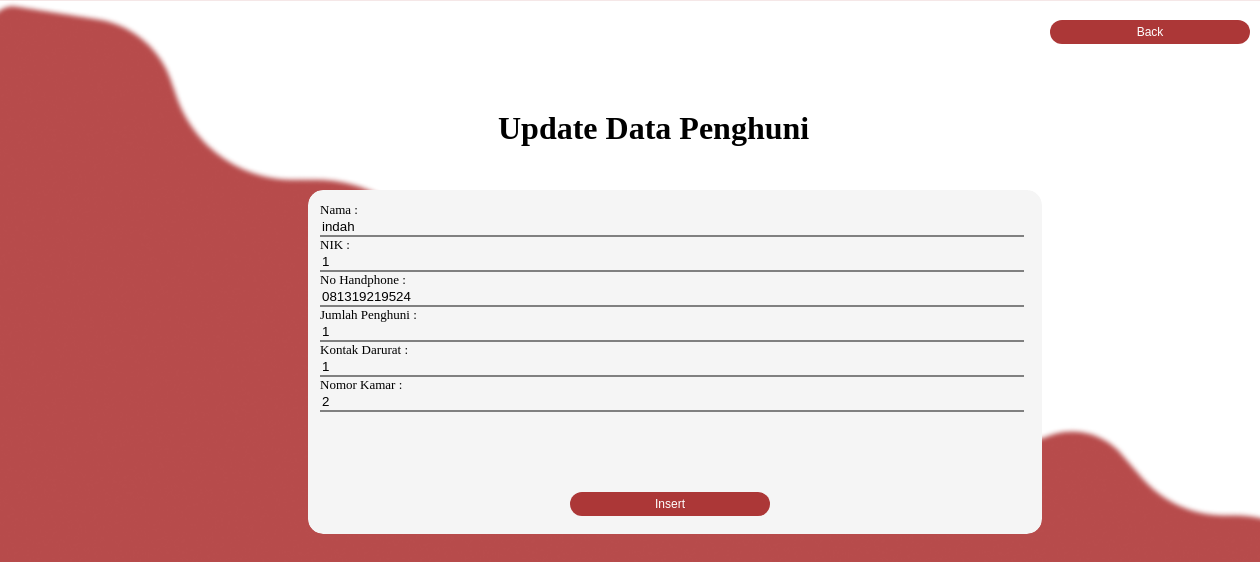
Screenshot of /pages/update_profile.php?nik=1 with the database file from the repository.
### tables this page shows
CREATE TABLE `profile` (
  `nama` varchar(30) NOT NULL,
  `nik` varchar(20) NOT NULL,
  `no_hp` varchar(15) NOT NULL,
  `jml` varchar(10) NOT NULL,
  `kontak` varchar(15) NOT NULL,
  `no_kamar` int(5) NOT NULL
);

### pages/update_profile.php (the view, shortened to what this page needs)
<?php
include 'connection.php';
if(isset($_GET['nik'])){
		$nik = $_GET['nik'];
		$sql = "SELECT * FROM `profile` WHERE `nik`='$nik'";
		$result = mysqli_query($conn, $sql);
		if ($result->num_rows > 0) {
			while ($row = $result->fetch_assoc()) {
				$nama = $row['nama'];
				$nik = $row['nik'];
				$no_hp = $row['no_hp'];
				$jml  = $row['jml'];
				$kontak = $row['kontak'];
				$no_kamar = $row['no_kamar'];
			}
?>
			<!DOCTYPE html>
			<html>
			<head>
				<link rel="stylesheet" type="text/css" href="update_profile.css">
			</head>
			<body>
					<form method="post">
						<h1 style="padding-left: 490px; margin-top: 110px;">Update Data Penghuni</h1>
						<fieldset>
						    Nama  :<br>
							<input type="text" name="nama" value="<?php echo $nama; ?>">
							<br>
							NIK  :<br>
							<input type="text" name="nik" value="<?php echo $nik; ?>">
							<br>
							No Handphone  :<br>
							<input type="text" name="no_hp" value="<?php echo $no_hp; ?>">
							<br>
							Jumlah Penghuni  :<br>
							<input type="text" name="jml" value="<?php echo $jml; ?>">
							<br>
							Kontak Darurat  :<br>
							<input type="text" name="kontak" value="<?php echo $kontak; ?>">
							<br>
							Nomor Kamar  :<br>
							<input type="text" name="no_kamar" value="<?php echo $no_kamar; ?>">
							<br>
				     		<button type="submit" name="update" value="update">
								Insert
							</button>
						</fieldset>
					  <button onclick="location.href='profile.php'" type="button" style="left: 800px; top: 20px;">
			         Back</button>
					</form>
			</body>
			</html>
<?php
		} else{
			header('Location: profile.php');
		}
	}
?>

### assets/css/update_profile.css (style rules this page uses)
fieldset { position: absolute; top: 90px; font-size: 13px; width: 710px; height: 320px; border-radius: 15px; border-radius: 15px; background-color: #F5F5F5; border-color: transparent; margin-left: 300px; margin-top: 100px; padding: 10px; }
fieldset input { outline: 0px; width: 700px; border-width: 0 0 2px 0; border-color: gray; background-color: transparent; }
body { background-image: url(vector.png); background-size: 1400px; font-family: poppins; }
button { position: absolute; top: 300px; width: 200px; border-radius: 15px; background-color: #AC3737; color: white; border-color: transparent; margin-left: 250px; padding: 3px; font-size: 12px; cursor: pointer; }

### rows the page displays
profile: nama "indah", nik "1", no_hp "081319219524", jml "1", kontak "1", no_kamar "2"
